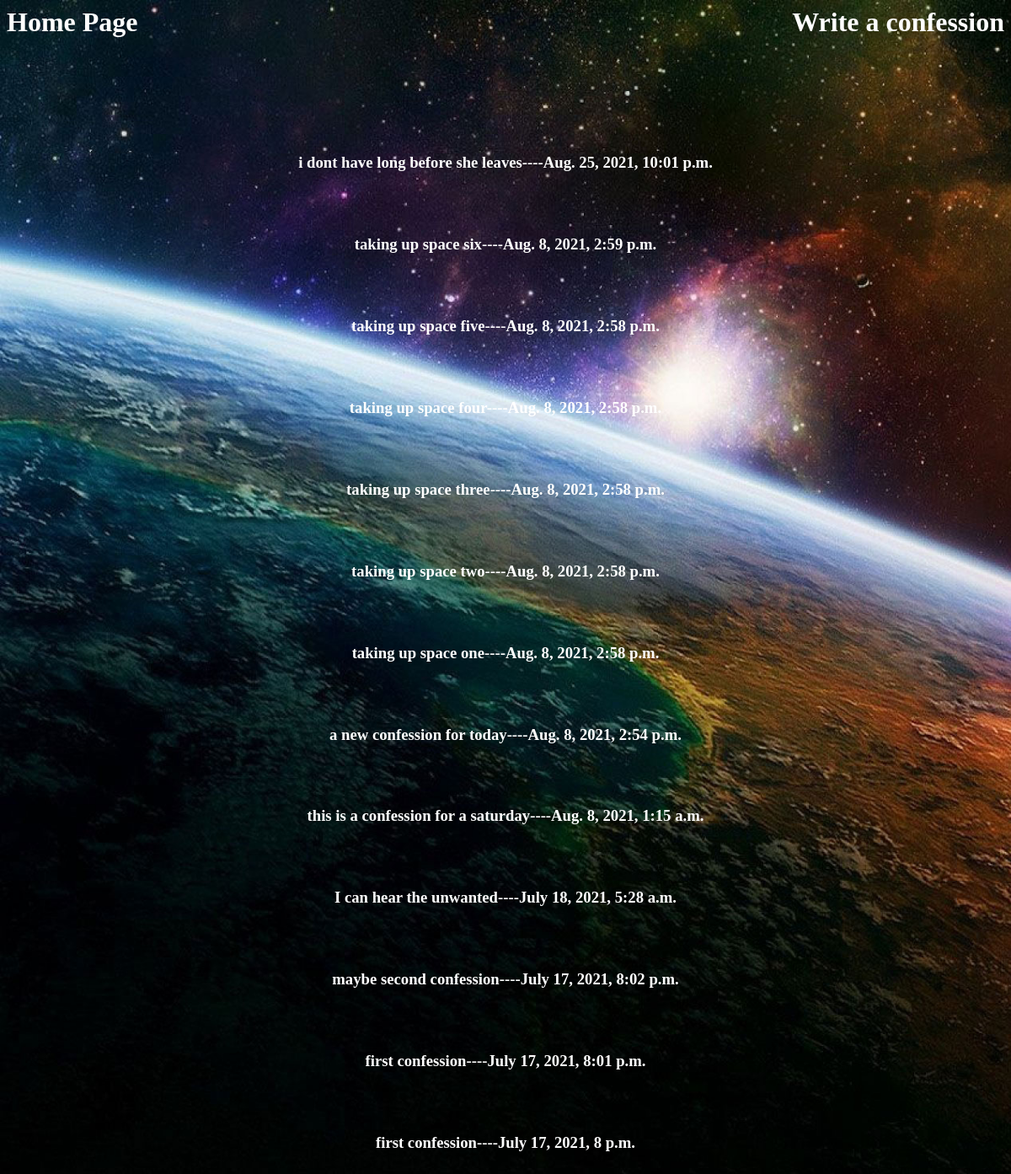
The page /confession_viewing/ on the database its author committed.
### confession/models.py (models this page shows, shortened)
class AllConfessions (models.Model):
	confession = models.TextField(max_length=240, null = True)
	date = models.DateTimeField(auto_now_add = True)

### confession/views.py (the view)
# urls.py: path('confession_viewing/', views.ViewConfessions, name='confessionviewing' ),
def ViewConfessions (requests):
	allconfessions = AllConfessions.objects.order_by('-id')
	return render(requests, 'view_confessions.html' , {'allconfessions': allconfessions})

### confession/templates/view_confessions.html
{% extends "first_temp.html" %}
{% load static %}
{% block otherpages %}
<link rel="stylesheet" type="text/css" href="{% static 'css/conviewstyle.css' %}">
<div id="flexbox-three">
<span id="heading-two">
   <a href="{% url 'mainpageview' %}"> Home Page</a>
   <a href="{% url 'writeaconfession' %}"> Write a confession</a>
</span>
<div id="flexbox-three-three">
{% for x in allconfessions %}
<h3>
<p id="all-confessions">
   {{x.confession}}----{{x.date}}
</p>
</h3>
{% endfor %}
</div>
</div>
{% endblock otherpages %}

### confession/templates/first_temp.html (shortened to what this page needs)
{% load static %}
<!doctype html>
<html>
<head>
   <link rel="stylesheet" type="text/css" href="{% static 'css/style.css' %}">
</head>
<body>
{% block otherpages%}{% endblock otherpages %}
</body>
</html>

### confession/static/css/style.css (style rules this page uses)
body { background-image: url('space_pic_3.jpg'); background-size: cover; background-repeat: no-repeat; }
a { color: white; text-decoration: none; }

### confession/static/css/conviewstyle.css (style rules this page uses)
#flexbox-three { display: flex; flex-direction: column; justify-content: space-around; margin-bottom: 300px; }
#flexbox-three-three { display: flex; flex-direction: column; align-items: center; margin-top: 100px; }
a { color: white; text-decoration: none; }
#heading-two { display: flex; justify-content: space-between; font-weight: bold; font-size: 200%; }
#all-confessions { color: white; }

### rows shown on the page
AllConfessions: confession "i dont have long before she leaves", date "Aug. 25, 2021, 10:01 p.m."
AllConfessions: confession "taking up space six", date "Aug. 8, 2021, 2:59 p.m."
AllConfessions: confession "taking up space five", date "Aug. 8, 2021, 2:58 p.m."
AllConfessions: confession "taking up space four", date "Aug. 8, 2021, 2:58 p.m."
AllConfessions: confession "taking up space three", date "Aug. 8, 2021, 2:58 p.m."
AllConfessions: confession "taking up space two", date "Aug. 8, 2021, 2:58 p.m."
AllConfessions: confession "taking up space one", date "Aug. 8, 2021, 2:58 p.m."
AllConfessions: confession "a new confession for today", date "Aug. 8, 2021, 2:54 p.m."
AllConfessions: confession "this is a confession for a saturday", date "Aug. 8, 2021, 1:15 a.m."
AllConfessions: confession "I can hear the unwanted", date "July 18, 2021, 5:28 a.m."
AllConfessions: confession "maybe second confession", date "July 17, 2021, 8:02 p.m."
AllConfessions: confession "first confession", date "July 17, 2021, 8:01 p.m."
AllConfessions: confession "first confession", date "July 17, 2021, 8 p.m."
